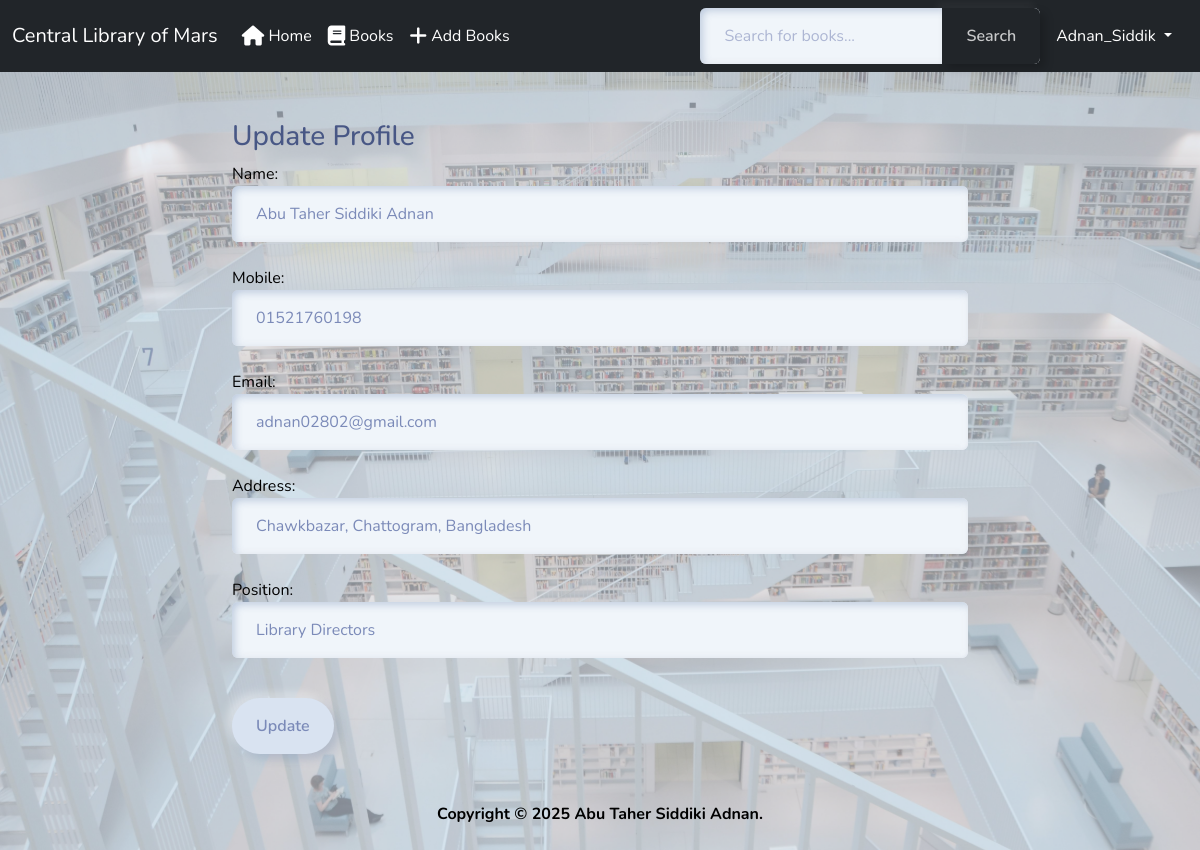
The page /update_profile/5/ (signed in) on the database its author committed.
### app/models.py (models this page shows, shortened)
class Employee(models.Model):
    user = models.ForeignKey(User, on_delete=models.CASCADE)
    name = models.CharField(max_length=200)
    mobile = models.CharField(max_length=15)
    email = models.EmailField(max_length=100)
    address = models.TextField(max_length=200)
    position = models.CharField(choices=POSITION_CHOICE,max_length=50)

### app/views.py (the view)
# urls.py: path('update_profile/<int:id>/', views.update_profile, name='update_profile'),
def update_profile(request, id):
    profile = get_object_or_404(Employee, id=id)
    if request.method == 'POST':
        form = ProfileForm(request.POST, instance=profile)
        if form.is_valid():
            form.save()
            messages.success(request, 'Profile updated successfully!')
            return redirect('profile')
    else:
        form = ProfileForm(instance=profile)
    return render(request, 'app/update_profile.html', {'form': form, 'profile': profile})

### app/forms.py
class ProfileForm(forms.ModelForm):
    class Meta:
        model = Employee
        fields =['name','mobile', 'email', 'address', 'position',]
        widgets = {
            'name': forms.TextInput(attrs={'class':'form-control'}),
            'mobile': forms.TextInput(attrs={'class':'form-control'}),
            'email': forms.EmailInput(attrs={'class':'form-control'}),
            'address': forms.TextInput(attrs={'class':'form-control'}),
            'position': forms.Select(attrs={'class':'form-control'}),
        }

### app/templates/app/update_profile.html (shortened to what this page needs)
{% extends "app/base.html" %}
{% load static %}
{% block body %}
<div class="container my-5">
    <div class="row">
        <div class="col-sm-8 offset-sm-2">
            <h3>Update Profile</h3>
            <form action="" method="post">
                {% for fm in form %}
                {{ fm.label_tag }} {{ fm }} <small class="text-danger"> {{ fm.errors|striptags }} </small><br>
                {% endfor %}
                <div class="col-12 mt-3">
                    <input type="submit" value="Update" class="btn btn-warning"> <br>
                </div>
            </form>
        </div>
    </div>
</div>
{% endblock body %}

### app/templates/app/base.html (shortened to what this page needs)
{% load static %}
<!DOCTYPE html>
<html lang="en">
<head>
    <link rel="stylesheet" href="https://cdnjs.cloudflare.com/ajax/libs/font-awesome/6.1.1/css/all.min.css">
    <link href="https://cdn.jsdelivr.net/npm/bootstrap@5.3.3/dist/css/bootstrap.min.css" rel="stylesheet"
>
    <link href="{% static 'css/bootstrap.min.css' %}" rel="stylesheet">
</head>
<body class="d-flex flex-column min-vh-100">
    <nav class="navbar navbar-expand-lg bg-dark" data-bs-theme="dark">
        <div class="container-fluid">
            <a class="navbar-brand" href="{% url 'home' %}">Central Library of Mars</a>
            <div class="collapse navbar-collapse" id="navbarColor02">
                <ul class="navbar-nav me-auto">
                    {% if request.user.is_authenticated %}
                    <li class="nav-item">
                        <a class="nav-link active" href="{% url 'home' %}"> <i class="fa-solid fa-house fa-lg"></i> Home
                        </a>
                    </li>
                    <li class="nav-item">
                        <a class="nav-link text-white" href="{% url 'book_list' %}"> <i
                                class="fa-solid fa-book fa-lg"></i> Books</a>
                    </li>
                    <li class="nav-item">
                        <a class="nav-link text-white" href="{% url 'add' %}"><i class="fa-solid fa-plus fa-lg"></i> Add
                            Books</a>
                    </li>
                </ul>
                <form method="GET" action="{% url 'search_books' %}">
                    <div class="input-group">
                        <input type="text" name="q" class="form-control" placeholder="Search for books..." value="{{ query }}">
                        <button class="btn btn-secondary" type="submit">Search</button>
                    </div>
                </form>
                <ul class="navbar-nav mb-2 mb-lg-0">
                    <li class="nav-item dropdown mx-2">
                        <a class="nav-link dropdown-toggle text-white" href="" role="button" data-bs-toggle="dropdown"
                            aria-expanded="false">
                            {{ request.user }}
                        </a>
                    </li>
                </ul>
                {% endif %}
            </div>
        </div>
    </nav>
    <div class="container-fluid">
        {% block body %}{% endblock %}
    </div>
    <footer class="mt-auto mb-4">
        <div class="text-center">
            <strong>
                <span>
                    Copyright &copy;
                    <script>document.write(new Date().getFullYear())</script> Abu Taher Siddiki Adnan.
                </span>
            </strong>
        </div>
    </footer>
</body>
</html>

### rows shown on the page
Employee: form "Abu Taher Siddiki Adnan" "01521760198" "adnan02802@gmail.com" "Chawkbazar, Chattogram, Bangladesh" "Library Directors"

### other values the page prints
{{ request.user }} "Adnan_Siddik"
{{ fm.label_tag }} "Name:" "Mobile:" "Email:" "Address:" "Position:"
